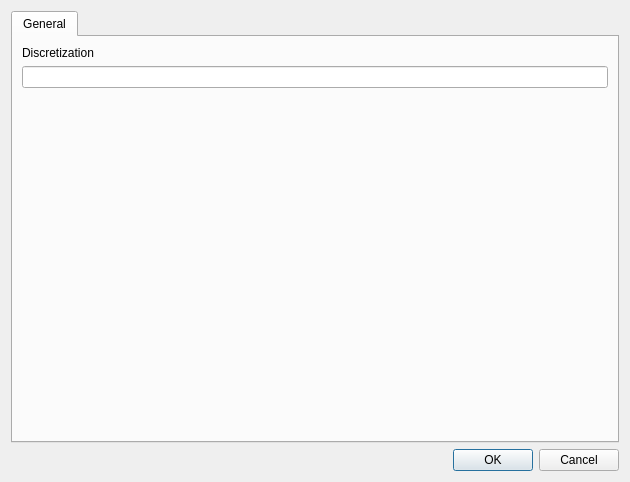
<?xml version="1.0" encoding="UTF-8"?>
<ui version="4.0">
 <class>ModelElementDialogRIV</class>
 <widget class="QDialog" name="ModelElementDialogRIV">
  <property name="geometry">
   <rect>
    <x>0</x>
    <y>0</y>
    <width>630</width>
    <height>482</height>
   </rect>
  </property>
  <property name="windowTitle">
   <string>Well Package</string>
  </property>
  <property name="windowIcon">
   <iconset resource="resources.qrc">
    <normaloff>:/images/usgs_icon.ico</normaloff>:/images/usgs_icon.ico</iconset>
  </property>
  <layout class="QGridLayout" name="gridLayout">
   <item row="0" column="0">
    <widget class="QTabWidget" name="tabWidget">
     <property name="currentIndex">
      <number>0</number>
     </property>
     <widget class="QWidget" name="tab">
      <attribute name="title">
       <string>General</string>
      </attribute>
      <layout class="QVBoxLayout" name="verticalLayout">
       <item>
        <widget class="QLabel" name="label">
         <property name="text">
          <string>Discretization</string>
         </property>
        </widget>
       </item>
       <item>
        <widget class="QLineEdit" name="lineEdit"/>
       </item>
       <item>
        <spacer name="verticalSpacer">
         <property name="orientation">
          <enum>Qt::Vertical</enum>
         </property>
         <property name="sizeHint" stdset="0">
          <size>
           <width>20</width>
           <height>344</height>
          </size>
         </property>
        </spacer>
       </item>
      </layout>
     </widget>
    </widget>
   </item>
   <item row="1" column="0">
    <widget class="QDialogButtonBox" name="buttonBox">
     <property name="orientation">
      <enum>Qt::Horizontal</enum>
     </property>
     <property name="standardButtons">
      <set>QDialogButtonBox::Cancel|QDialogButtonBox::Ok</set>
     </property>
    </widget>
   </item>
  </layout>
 </widget>
 <resources>
  <include location="resources.qrc"/>
 </resources>
 <connections>
  <connection>
   <sender>buttonBox</sender>
   <signal>accepted()</signal>
   <receiver>ModelElementDialogRIV</receiver>
   <slot>accept()</slot>
   <hints>
    <hint type="sourcelabel">
     <x>248</x>
     <y>254</y>
    </hint>
    <hint type="destinationlabel">
     <x>157</x>
     <y>274</y>
    </hint>
   </hints>
  </connection>
  <connection>
   <sender>buttonBox</sender>
   <signal>rejected()</signal>
   <receiver>ModelElementDialogRIV</receiver>
   <slot>reject()</slot>
   <hints>
    <hint type="sourcelabel">
     <x>316</x>
     <y>260</y>
    </hint>
    <hint type="destinationlabel">
     <x>286</x>
     <y>274</y>
    </hint>
   </hints>
  </connection>
 </connections>
</ui>
